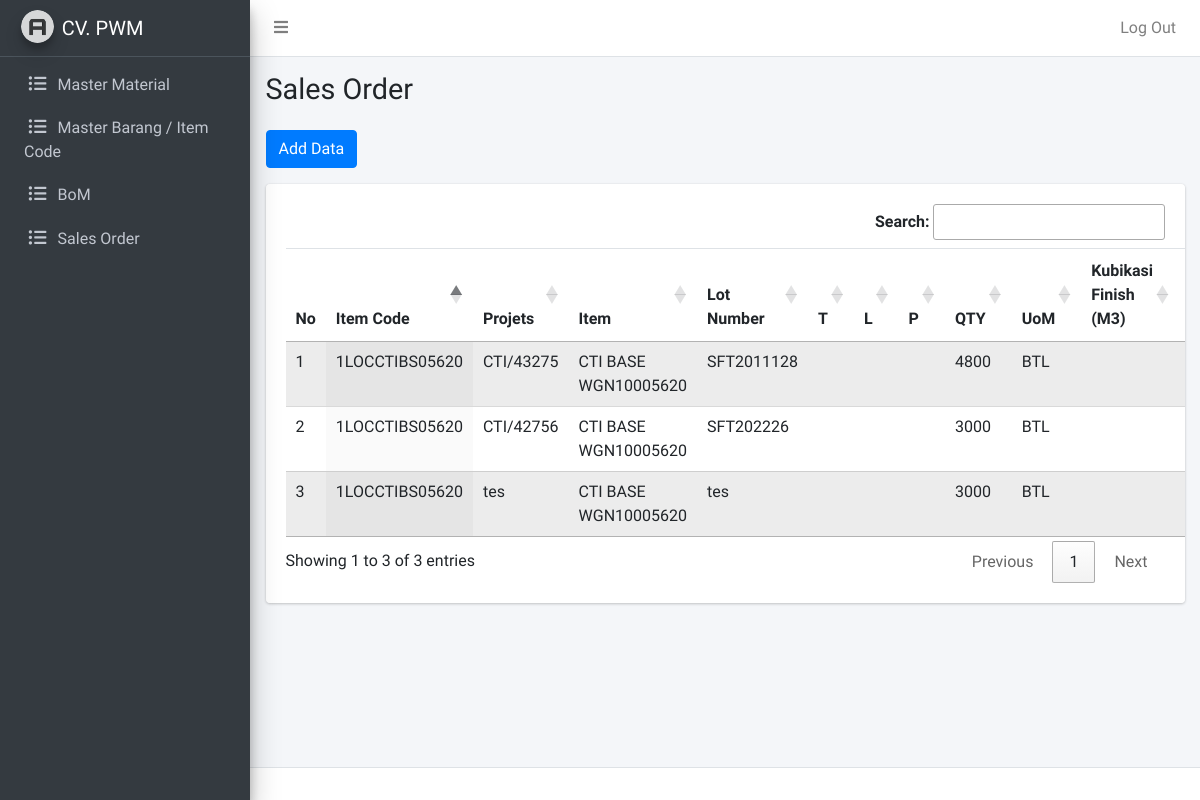
Before: /admin/so.php (signed in) with the older database file.
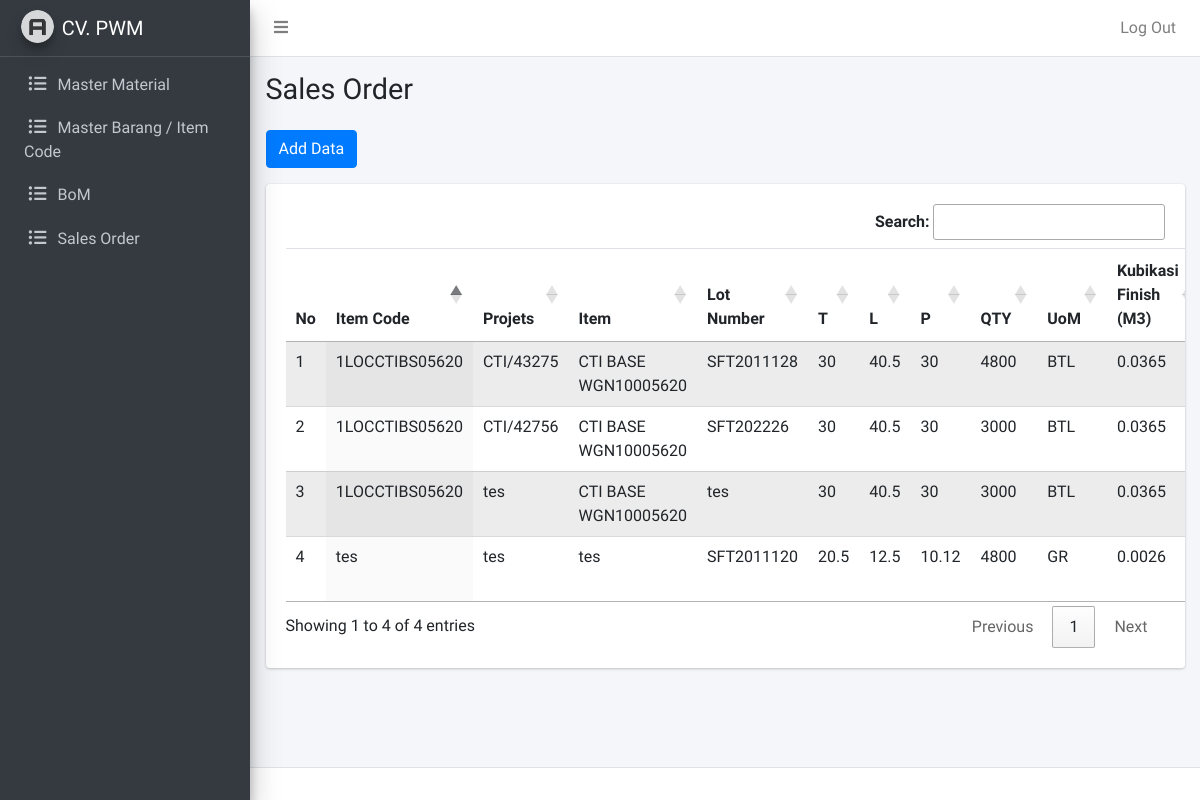
After: the same page with the newer database file.
### tables this page shows
CREATE TABLE `so` (
  `so_id` int(11) NOT NULL,
  `so_item_code` varchar(255) NOT NULL,
  `so_projects` varchar(255) NOT NULL,
  `so_divisi_id` int(11) NOT NULL,
  `so_lot_number` varchar(255) NOT NULL,
  `so_quantity` int(11) NOT NULL,
  `so_tgl_produksi` date NOT NULL
);

CREATE TABLE `item` (
  `item_id` varchar(255) NOT NULL,
  `item_nama` varchar(255) NOT NULL,
  `item_panjang` float NOT NULL,
  `item_lebar` float NOT NULL,
  `item_tebal` float NOT NULL,
  `item_kubikasi` float NOT NULL,
  `item_uom` varchar(255) NOT NULL
);

### admin/so.php (the view, shortened to what this page needs)
<?php
require_once "../koneksi.php";
$query = mysqli_query($conn, "SELECT * FROM ((so INNER JOIN item ON so.so_item_code = item.item_id) INNER JOIN divisi ON so.so_divisi_id = divisi.divisi_id)");
?>
<?php require_once "template/header.php"; ?>
<?php require_once "template/navbar.php"; ?>
<?php require_once "template/sidebar.php"; ?>
  <div class="content-wrapper">
    <div class="content-header">
      <div class="container-fluid">
        <div class="row mb-2">
          <div class="col-sm-6">
            <h1 class="m-0">Sales Order</h1>
          </div>
        </div>
      </div>
    </div>
    <div class="content">
      <div class="container-fluid">
        <div class="row mb-3">
          <div class="col-md-5">
            <a href="so-add.php">
              <button class="btn btn-primary">Add Data</button>
            </a>
          </div>
        </div>
        <div class="row">
          <div class="col">
            <div class="card table-responsive">
              <div class="card-body">
                <table id="production-order" class="table table-striped display" style="width:100%">
                  <thead>
                      <tr>
                          <th>No</th>
                          <th>Item Code</th>
                          <th>Projets</th>
                          <th>Item</th>
                          <th>Lot Number</th>
                          <th>T</th>
                          <th>L</th>
                          <th>P</th>
                          <th>QTY</th>
                          <th>UoM</th>
                          <th>Kubikasi Finish (M3)</th>
                          <th>Tanggal</th>
                      </tr>
                  </thead>
                  <tbody>
                    <?php while($so = mysqli_fetch_assoc($query)) : ?>
                      <tr>
                          <td></td>
                          <td><?= $so['item_id']; ?></td>
                          <td><?= $so['so_projects']; ?></td>
                          <td><?= $so['item_nama']; ?></td>
                          <td><?= $so['so_lot_number']; ?></td>
                          <td><?= $so['item_tebal']; ?></td>
                          <td><?= $so['item_lebar']; ?></td>
                          <td><?= $so['item_panjang']; ?></td>
                          <td><?= $so['so_quantity']; ?></td>
                          <td><?= $so['item_uom']; ?></td>
                          <td><?= $so['item_kubikasi']; ?></td>
                          <td><?= $so['so_tgl_produksi']; ?></td>
                      </tr>
                    <?php endwhile; ?>
                  </tbody>
                </table>
              </div>
            </div>
          </div>
        </div>
      </div>
    </div>
  </div>
<?php require_once "template/footer.php"; ?>

### admin/template/sidebar.php
<aside class="main-sidebar sidebar-dark-primary elevation-4">
  <a href="#" class="brand-link">
    <img src="asset/dist/img/AdminLTELogo.png" alt="AdminLTE Logo" class="brand-image img-circle elevation-3" style="opacity: .8">
    <span class="brand-text font-weight-light">CV. PWM</span>
  </a>
  <div class="sidebar">
    <nav class="mt-2">
      <ul class="nav nav-pills nav-sidebar flex-column" data-widget="treeview" role="menu" data-accordion="false">
        <li class="nav-item">
          <a href="material.php" class="nav-link">
            <i class="nav-icon far fas fa-list-ul"></i>
            <p>
              Master Material
            </p>
          </a>
        </li>
        <li class="nav-item">
          <a href="item.php" class="nav-link">
            <i class="nav-icon far fas fa-list-ul"></i>
            <p>
              Master Barang / Item Code
            </p>
          </a>
        </li>
        <li class="nav-item">
          <a href="bom.php" class="nav-link">
            <i class="nav-icon far fas fa-list-ul"></i>
            <p>
              BoM
            </p>
          </a>
        </li>
        <li class="nav-item">
          <a href="so.php" class="nav-link">
            <i class="nav-icon far fas fa-list-ul"></i>
            <p>
              Sales Order
            </p>
          </a>
        </li>
      </ul>
    </nav>
  </div>
</aside>

Changed rows visible on the page:
changed through a linked row, so "CTI/43275": item.item_tebal (not shown) → "30"; item.item_lebar (not shown) → "40.5"; item.item_panjang (not shown) → "30"; item.item_kubikasi (not shown) → "0.0365"
changed through a linked row, so "CTI/42756": item.item_tebal (not shown) → "30"; item.item_lebar (not shown) → "40.5"; item.item_panjang (not shown) → "30"; item.item_kubikasi (not shown) → "0.0365"
changed through a linked row, so (number 3 of 4 on the later page): item.item_tebal (not shown) → "30"; item.item_lebar (not shown) → "40.5"; item.item_panjang (not shown) → "30"; item.item_kubikasi (not shown) → "0.0365"
added so: item.item_id "tes", so_projects "tes", item.item_nama "tes", so_lot_number "SFT2011120", item.item_tebal "20.5", item.item_lebar "12.5", item.item_panjang "10.12", so_quantity "4800", item.item_uom "GR", item.item_kubikasi "0.0026"
Other visible differences:
text written by a page script: "Search: Showing 1 to 3 of 3 entries Previous 1 Next" → "Search: Showing 1 to 4 of 4 entries Previous 1 Next"
